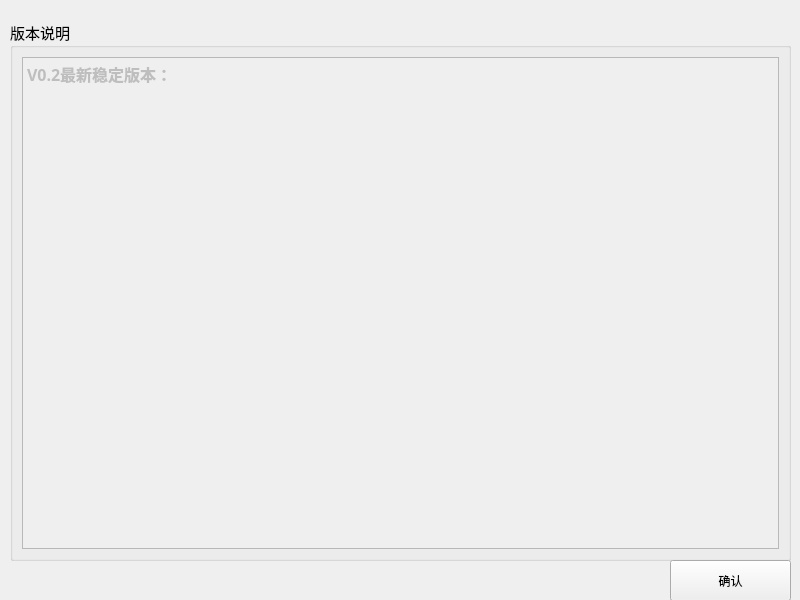
<?xml version="1.0" encoding="UTF-8"?>
<ui version="4.0">
 <class>VersionDlg</class>
 <widget class="QWidget" name="VersionDlg">
  <property name="geometry">
   <rect>
    <x>0</x>
    <y>0</y>
    <width>800</width>
    <height>600</height>
   </rect>
  </property>
  <property name="windowTitle">
   <string>Form</string>
  </property>
  <widget class="QGroupBox" name="groupBox">
   <property name="geometry">
    <rect>
     <x>10</x>
     <y>20</y>
     <width>781</width>
     <height>541</height>
    </rect>
   </property>
   <property name="font">
    <font>
     <family>微软雅黑</family>
     <pointsize>11</pointsize>
    </font>
   </property>
   <property name="title">
    <string>版本说明</string>
   </property>
   <layout class="QGridLayout" name="gridLayout">
    <item row="0" column="0">
     <widget class="QTextEdit" name="textEdit">
      <property name="enabled">
       <bool>false</bool>
      </property>
      <property name="font">
       <font>
        <family>微软雅黑</family>
        <pointsize>11</pointsize>
       </font>
      </property>
      <property name="html">
       <string>&lt;!DOCTYPE HTML PUBLIC &quot;-//W3C//DTD HTML 4.0//EN&quot; &quot;http://www.w3.org/TR/REC-html40/strict.dtd&quot;&gt;
&lt;html&gt;&lt;head&gt;&lt;meta name=&quot;qrichtext&quot; content=&quot;1&quot; /&gt;&lt;meta charset=&quot;utf-8&quot; /&gt;&lt;style type=&quot;text/css&quot;&gt;
p, li { white-space: pre-wrap; }
hr { height: 1px; border-width: 0; }
li.unchecked::marker { content: &quot;\2610&quot;; }
li.checked::marker { content: &quot;\2612&quot;; }
&lt;/style&gt;&lt;/head&gt;&lt;body style=&quot; font-family:'微软雅黑'; font-size:11pt; font-weight:400; font-style:normal;&quot;&gt;
&lt;p style=&quot; margin-top:0px; margin-bottom:0px; margin-left:0px; margin-right:0px; -qt-block-indent:0; text-indent:0px;&quot;&gt;&lt;span style=&quot; font-family:'微软雅黑','微软雅黑'; font-size:12pt; font-weight:600;&quot;&gt;V0.2最新稳定版本：&lt;/span&gt;&lt;/p&gt;
&lt;p style=&quot;-qt-paragraph-type:empty; margin-top:0px; margin-bottom:0px; margin-left:0px; margin-right:0px; -qt-block-indent:0; text-indent:0px; font-family:'微软雅黑','微软雅黑';&quot;&gt;&lt;br /&gt;&lt;/p&gt;&lt;/body&gt;&lt;/html&gt;</string>
      </property>
     </widget>
    </item>
   </layout>
  </widget>
  <widget class="QPushButton" name="okBtn">
   <property name="geometry">
    <rect>
     <x>670</x>
     <y>560</y>
     <width>121</width>
     <height>41</height>
    </rect>
   </property>
   <property name="text">
    <string>确认</string>
   </property>
  </widget>
 </widget>
 <resources/>
 <connections/>
</ui>
